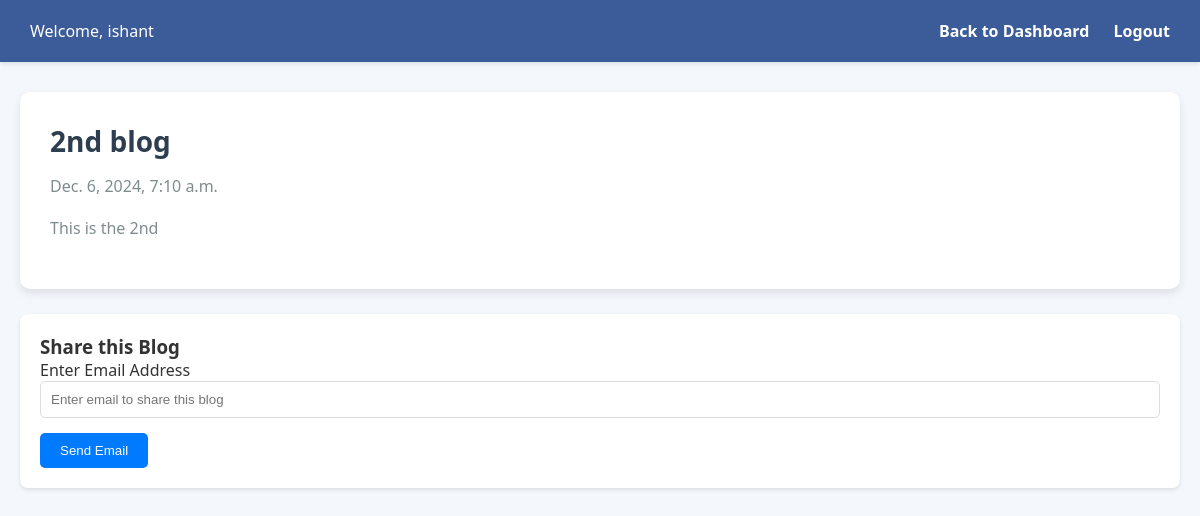
The page /share/2nd-blog/ (signed in) on the database its author committed.
### blog_app/models.py (models this page shows, shortened)
class Blog(models.Model):
    title = models.CharField(max_length=200)
    content = models.TextField()
    author = models.ForeignKey(User, on_delete=models.CASCADE)
    published_date = models.DateTimeField(auto_now_add=True)
    slug = models.SlugField(unique=True, blank=True)

### blog_app/views.py (the view, shortened to what this page needs)
# urls.py: path('share/<slug:slug>/', views.share_blog, name='share_blog'),
@login_required
def share_blog(request, slug):
    blog = get_object_or_404(Blog, slug=slug)
    return render(request, 'share_blog.html', {'blog': blog})

### blog_app/templates/share_blog.html (shortened to what this page needs)
<!DOCTYPE html>
<html lang="en">
<head>
</head>
<body>
    <div class="navbar">
        <div>
            Welcome, {{ user.username }}
        </div>
        <div>
            <a href="{% url 'dashboard' %}">Back to Dashboard</a>
            <a href="{% url 'logout' %}">Logout</a>
        </div>
    </div>
    <div class="container">
        <div class="blog-item">
            <h3>{{ blog.title }}</h3>
            <p>{{ blog.published_date }}</p>
            <p>{{ blog.content }}</p>
        </div>
        <div class="form-container">
            <h3>Share this Blog</h3>
            <form method="POST">
                <label for="email">Enter Email Address</label>
                <input type="email" name="email" id="email" placeholder="Enter email to share this blog" required>
                <button type="submit">Send Email</button>
            </form>
        </div>
    </div>
</body>
</html>

### blog_app/templates/share_blog.html (style rules this page uses)
body { font-family: Arial, sans-serif; margin: 0; padding: 0; background: #f4f4f4; }
.navbar { background: #007bff; color: white; padding: 10px 20px; display: flex; justify-content: space-between; align-items: center; }
.navbar a { color: white; text-decoration: none; margin-left: 15px; }
.container { padding: 20px; }
.blog-item { padding: 15px; background: white; border-radius: 5px; box-shadow: 0 2px 4px rgba(0, 0, 0, 0.1); }
.blog-item h3 { margin-top: 0; }
.form-container { background: white; border-radius: 8px; padding: 20px; box-shadow: 0 2px 4px rgba(0, 0, 0, 0.1); }
.form-container input { width: 100%; padding: 10px; margin-bottom: 15px; border: 1px solid #ddd; border-radius: 5px; }
.form-container button { background: #007bff; color: white; padding: 10px 20px; border: none; border-radius: 5px; cursor: pointer; }
* { margin: 0; padding: 0; box-sizing: border-box; }
body { font-family: 'Segoe UI', Tahoma, Geneva, Verdana, sans-serif; background-color: #f4f7fc; color: #333; }
.navbar { background-color: #3c5c99; color: white; padding: 20px 30px; display: flex; justify-content: space-between; align-items: center; box-shadow: 0 2px 4px rgba(0, 0, 0, 0.1); }
.navbar a { color: white; text-decoration: none; margin-left: 20px; font-weight: bold; transition: all 0.3s ease; }
.container { max-width: 1200px; margin: 30px auto; padding: 0 20px; }
.blog-item { background-color: #fff; padding: 30px; margin-bottom: 25px; border-radius: 10px; box-shadow: 0 4px 10px rgba(0, 0, 0, 0.1); transition: transform 0.3s ease, box-shadow 0.3s ease; }
.blog-item h3 { font-size: 28px; color: #2c3e50; margin-bottom: 15px; }
.blog-item p { font-size: 16px; color: #7f8c8d; margin-bottom: 20px; }

### rows shown on the page
Blog: title "2nd blog", published_date "Dec. 6, 2024, 7:10 a.m.", content "This is the 2nd"

### other values the page prints
{{ user.username }} "ishant"
